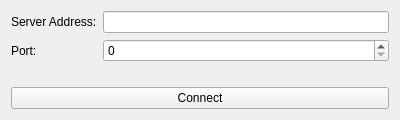
<?xml version="1.0" encoding="UTF-8"?>
<ui version="4.0">
 <class>ConnectWidget</class>
 <widget class="QWidget" name="ConnectWidget">
  <property name="geometry">
   <rect>
    <x>0</x>
    <y>0</y>
    <width>400</width>
    <height>120</height>
   </rect>
  </property>
  <property name="windowTitle">
   <string>Form</string>
  </property>
  <layout class="QVBoxLayout" name="verticalLayout">
   <item>
    <layout class="QFormLayout" name="formLayout">
     <item row="0" column="0">
      <widget class="QLabel" name="label">
       <property name="text">
        <string>Server Address:</string>
       </property>
      </widget>
     </item>
     <item row="0" column="1">
      <widget class="QLineEdit" name="serverAddressLineEdit"/>
     </item>
     <item row="1" column="0">
      <widget class="QLabel" name="label_2">
       <property name="text">
        <string>Port:</string>
       </property>
      </widget>
     </item>
     <item row="1" column="1">
      <widget class="QSpinBox" name="portSpinBox"/>
     </item>
    </layout>
   </item>
   <item>
    <widget class="QPushButton" name="connectButton">
     <property name="text">
      <string>Connect</string>
     </property>
    </widget>
   </item>
  </layout>
 </widget>
 <resources/>
 <connections/>
</ui>
